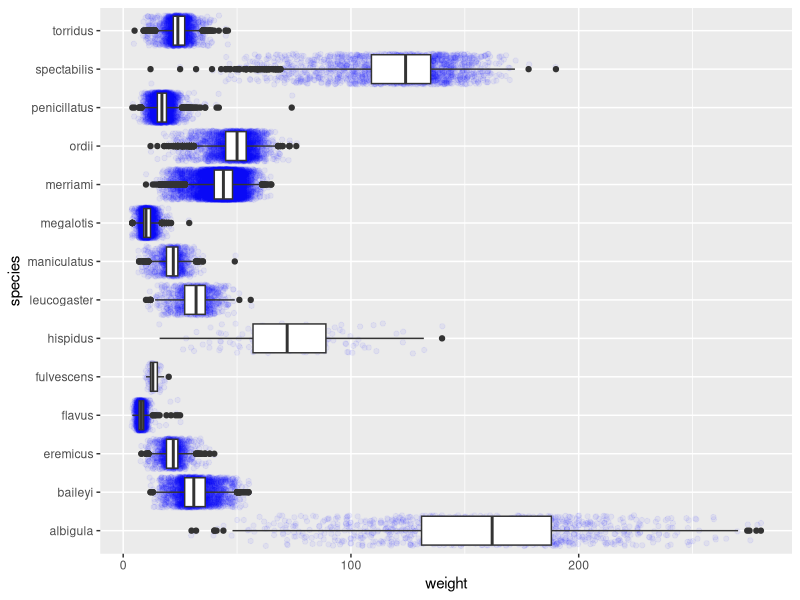
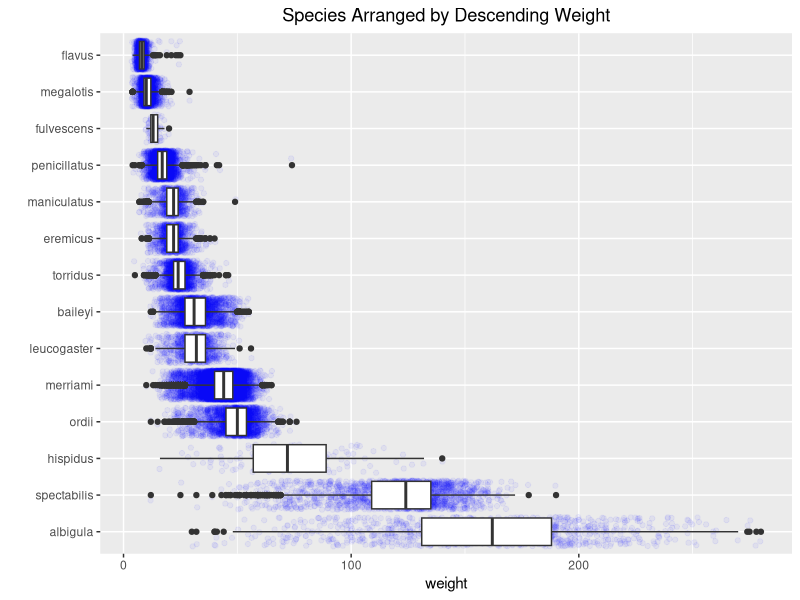
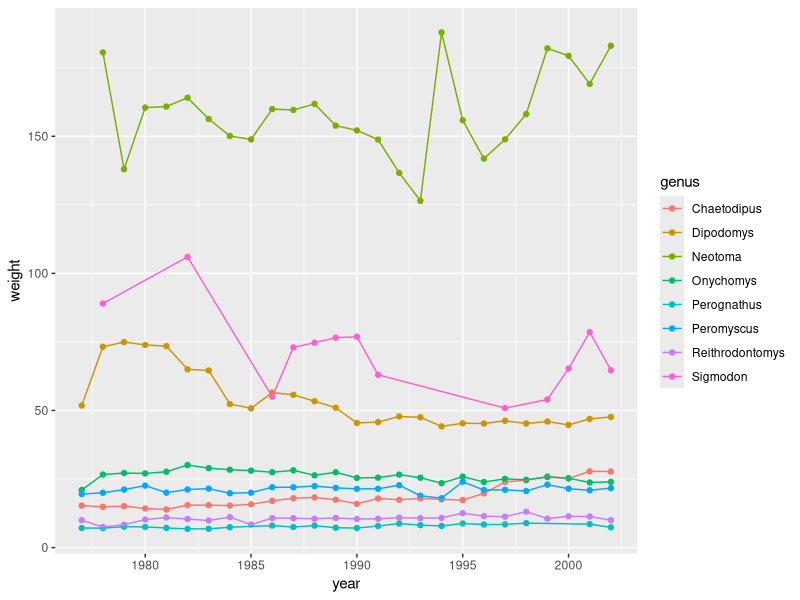
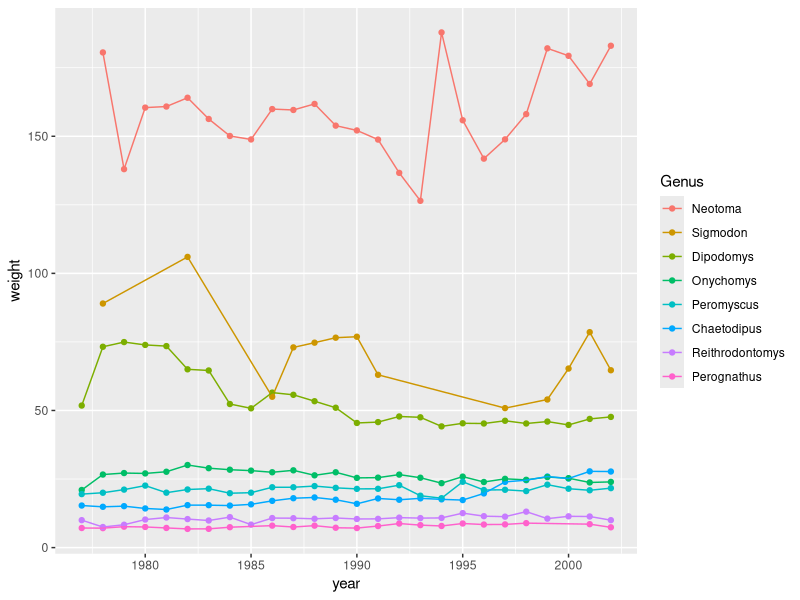
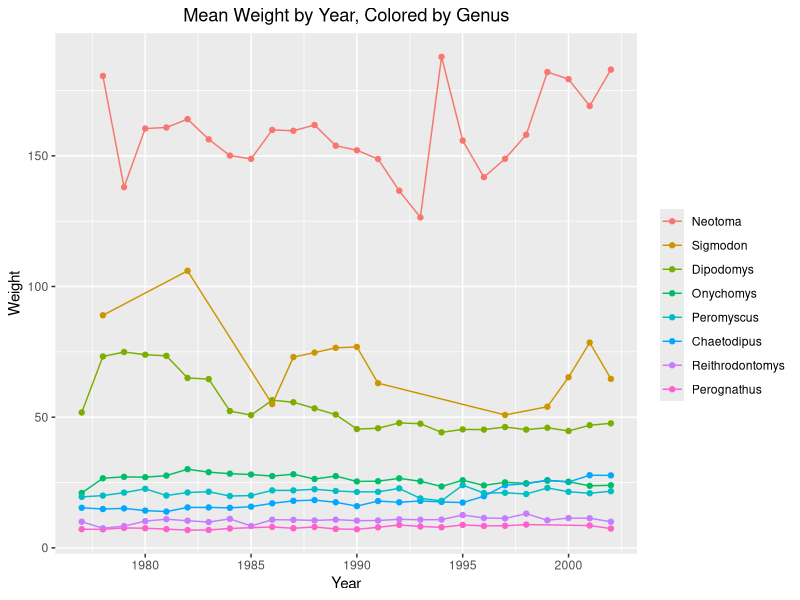
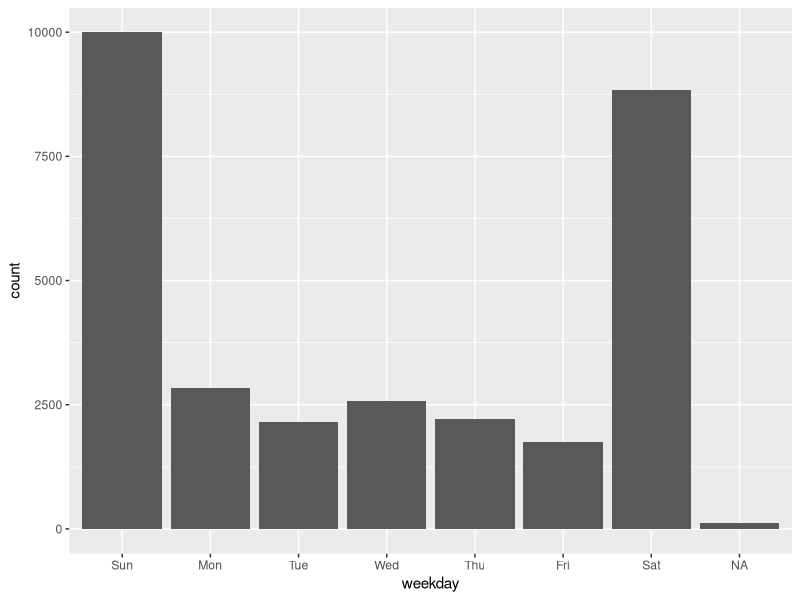
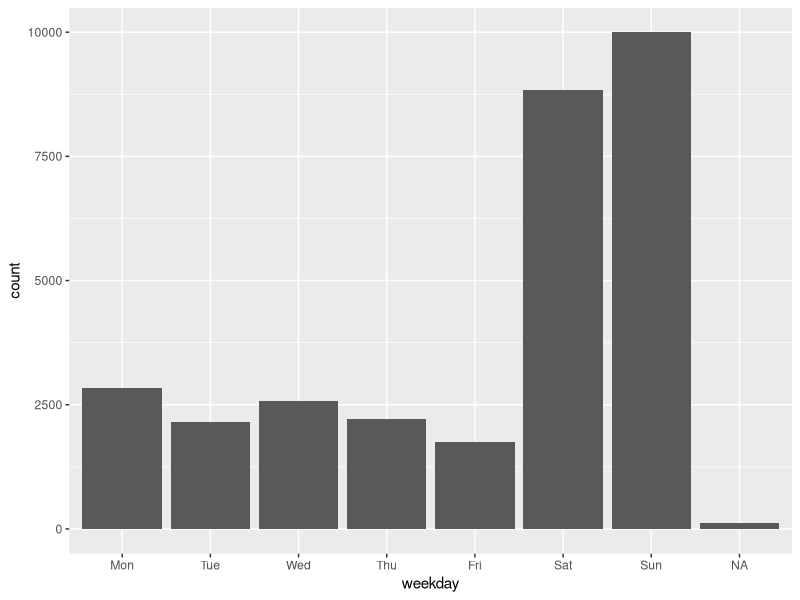
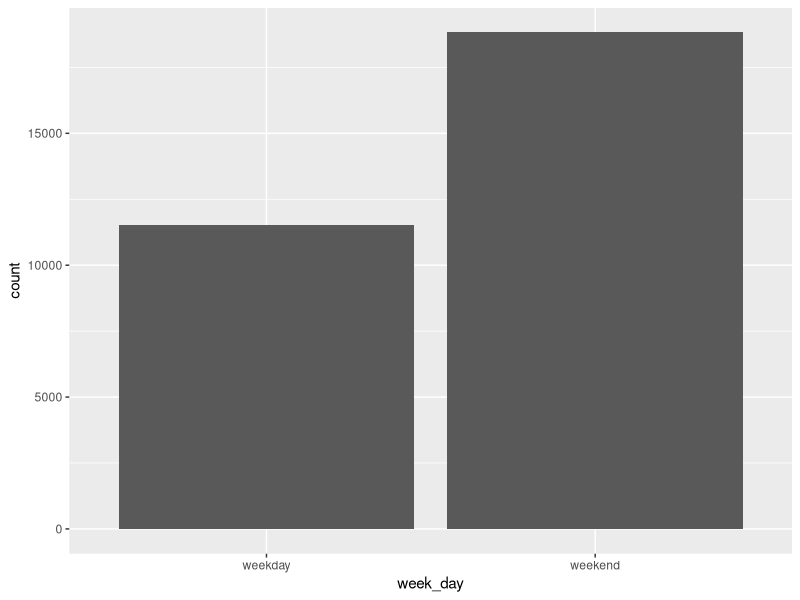

Write R code to recreate these figures, in order.
## ---- chunk 1
#| output: false
library(here)
library(tidyverse)
library(forcats)
library(lubridate)
## ---- chunk 2
#| output: false 
surveys <- read_csv(here::here("supporting_artifacts", "Lab 5", "surveys.csv"))
## ---- chunk 3
ggplot(data = surveys, mapping = aes(x = weight, y = species)) +
  geom_jitter(alpha = .05, color = "blue") +
   geom_boxplot() 
   
## ---- chunk 4
surveys |> 
  ggplot(
       mapping = aes(x = weight, y = fct_reorder(species, -weight, na.rm = TRUE))) +
  geom_jitter(alpha = .05, color = "blue") + 
  geom_boxplot() +
  labs(title = "Species Arranged by Descending Weight", y = "") +
  theme(plot.title = element_text(hjust = 0.5))
## ---- chunk 5
surveys |> 
  group_by(year, genus) |> 
  summarise(weight = mean(weight), .groups = "keep") |> 
  ggplot(mapping = aes(x = year, y = weight, color = genus)) +
    geom_point() + 
    geom_line()
## ---- chunk 6
surveys |> 
  group_by(year, genus) |> 
  summarise(weight = mean(weight), .groups = "keep") |> 
  ggplot(mapping = aes(x = year, y = weight, 
                       color = fct_reorder(genus, -weight, na.rm = TRUE))) +
  geom_point() +
  geom_line() +
  labs(color = "Genus")
## ---- chunk 7
surveys |> 
  group_by(year, genus) |> 
  summarise(weight = mean(weight), .groups = "keep") |> 
  ggplot(mapping = aes(x = year, y = weight, 
                       color = fct_reorder(genus, -weight, na.rm = TRUE))) +
  geom_point() +
  geom_line() +
  labs(color = "", title = "Mean Weight by Year, Colored by Genus", y = "Weight", x = "Year") +
  theme(plot.title = element_text(hjust = 0.5))
## ---- chunk 8
surveys |> 
  mutate(weekday = as.factor(wday(date, label = TRUE))) |> 
  ggplot() +
  geom_bar(mapping = aes(x = weekday))
## ---- chunk 9
surveys |> 
  mutate(weekday = as.factor(wday(date, label = TRUE)),
         weekday = fct_shift(weekday, 1L)) |> 
  ggplot() +
  geom_bar(mapping = aes(x = weekday))
## ---- chunk 10
surveys |> 
  filter(!is.na(date)) |> 
  mutate(week_day = wday(date, label = TRUE),
         week_day = as.factor(week_day),
         week_day = fct_shift(week_day, 1L), 
         week_day = fct_collapse(week_day, 
                                weekday = c("Mon", "Tue", "Wed", "Thu", "Fri"),
                                weekend = c("Sat", "Sun"))) |> 
  ggplot() +
  geom_bar(mapping = aes(x = week_day))
